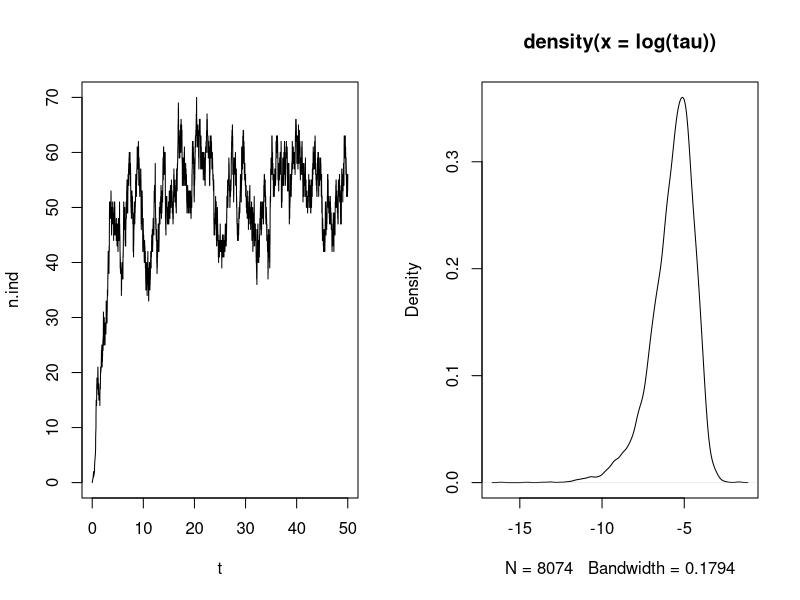

Write the R code that produced this figure.
# plants on grid, reproduce with rate r, die rate d
rm(list=ls())
r <- 2.0 # reproductive rate
d <- 1 # death rate
c <- .1 # colonization rate for empty cells
cells <- 100 # number of habitat patches

maxt <- 50
t <- 0

X <- rep(0, cells)

# set initial condition
# X[sample(1:cells, size=1)] <- 1

t.int <- 1
n.ind <- sum(X)
tau <- NULL

pars <- c(r = r, d = d, c = c, cells = cells)

# Rate function
ratefun <- function(X, params){
  with(c(as.list(params)),
       list(
         birth = ifelse(X == 1, r, 0),
         death = ifelse(X == 1, d, 0),
         colon = rep(c, length(X)))
       )
}

# agent-based model step function
ABMstep <- function(state, action, cell){
  if (action == "birth"){
    # find cell to disperse to
    disp.cell <- sample(1:cells, size=1)
    if (state[disp.cell] == 0){
      state[disp.cell] <- state[disp.cell] + 1
    }
  }
  if (action == "death"){
    state[cell] <- 0
  }
  if (action == "colon"){
    # ensure that this function is not called if cell occupied
    state[cell] <- 1
  }
  return(state)
}


ntrans <- 3 * cells
transctr <- rep(0, ntrans)

while(t[t.int] < maxt){
  
  ratelist <- ratefun(X, pars)
  rates <- unlist(ratelist)
  rnames <- rep(names(ratelist), each=cells)
  ntrans <- length(rates)
  tot.rates <- sum(rates)
  tau[t.int] <- rexp(1, tot.rates)
  event <- sample((1:ntrans)[rates > 0], 
                  size=1, 
                  prob = rates[rates > 0])
  transctr[event] <- transctr[event] + 1
  f_name <- names(rates[event])
  event_type <- rnames[event]
  cell_num <- event - cells * (which(names(ratelist) == event_type) - 1)
  # update time
  t.int <- t.int + 1
  t[t.int] <- t[t.int - 1] + tau[t.int-1]
  
  # carry out action on chosen cell
  if (event_type == "colon" & X[cell_num] == 1){
    transctr[event] <- transctr[event] - 1 # uncount that event
  } else {
    X <- ABMstep(X, event_type, cell_num)
  }
  n.ind[t.int] <- sum(X)
}

par(mfrow=c(1, 2))
plot(t, n.ind, type="l")
plot(density(log(tau)))

relist(transctr, ratelist)
